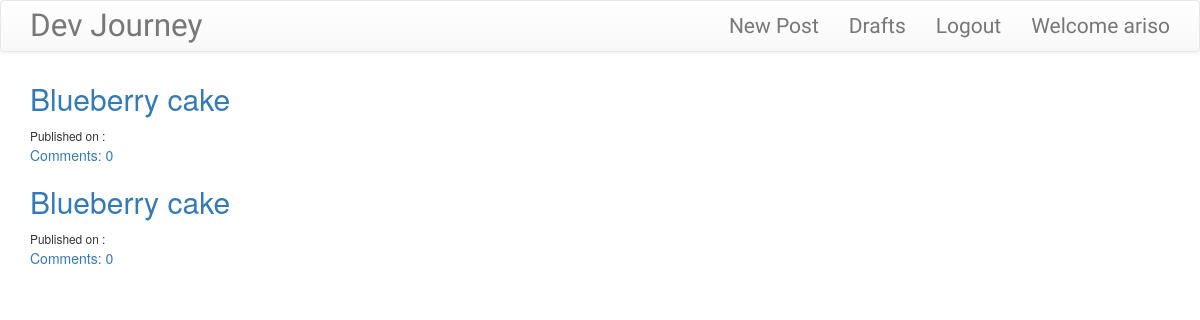
Page /drafts/ (signed in) on the committed database.
### dev/models.py (models this page shows, shortened)
class Post(models.Model):
    author = models.ForeignKey('auth.User')
    title = models.CharField(max_length=150)
    text = models.TextField()
    created_date = models.DateTimeField(default=timezone.now)
    published_date = models.DateTimeField(blank=True, null=True)
    def approve_comments(self):
        return self.comments.filter(approved_comment=True)

### dev/views.py (the view)
# urls.py: url(r'^drafts/$', views.DraftListView.as_view(), name='post_draft_list'),
class DraftListView(LoginRequiredMixin, ListView):
    login_url = '/login/'
    redirect_field_name = 'dev/post_list.html'
    model = Post
    def get_queryset(self):
        return Post.objects.filter(published_date__isnull= True).order_by('created_date')

### dev/templates/dev/post_list.html
{% extends 'dev/base.html' %}
{% block content %}
<div class="centerlist">
    {% for post in post_list %}
    <div class="post">
        <h2><a href="{% url 'post_detail' pk=post.pk %}">{{post.title}}</a></h2>
        <div class="date">
            <small>Published on : {{post.published|date:"D M Y"}}</small>
        </div>
        <a href="{% url 'post_detail' pk=post.pk %}">Comments: {{ post.approve_comments.count }}</a>
    </div>
    {% endfor %}
</div>
{% endblock %}

### dev/templates/dev/base.html (shortened to what this page needs)
<!DOCTYPE html>
{% load staticfiles %}
<html lang="en">
<head>
    <link rel="stylesheet" href="https://maxcdn.bootstrapcdn.com/bootstrap/3.3.7/css/bootstrap.min.css">
    <link rel="stylesheet" href="https://maxcdn.bootstrapcdn.com/bootstrap/3.3.7/css/bootstrap-theme.min.css">
    <link rel="stylesheet" href="//cdn.jsdelivr.net/npm/medium-editor@latest/dist/css/medium-editor.min.css" type="text/css" media="screen" charset="utf-8">
    <link rel="stylesheet" href="{% static 'css/styles.css' %}">
</head>
<body>
    <nav class=" navbar navbar-default techfont custom-navbar">
        <div class="container">
            <ul class="nav navbar-nav">
                <li><a class="navbar-brand bigbrand" href="{% url 'post_list' %}">Dev Journey</a></li>
            </ul>
            <ul class="nav navbar-nav navbar-right">
                {% if user.is_authenticated %}
                <li>
                    <a href="{% url 'post_new' %}">New Post</a>
                </li>
                <li>
                    <a href="{% url 'post_draft_list' %}">Drafts</a>
                </li>
                <li>
                    <a href="{% url 'logout' %}">Logout</a>
                </li>
                <li>
                    <a> Welcome {{ user.username }}</a>
                </li>
                {% else %}
                <li><a class="nav navbar-right" href="{% url 'login' %}"><span class="glyphicon glyphicon-user"> Login</span></a></li>
                {% endif %}
            </ul>
        </div>
    </nav>
    <div class="container content">
        <div class="row">
            <div class="col-md-8">
                <div class="devposts">
                    {% block content %}
                    {% endblock %}
                </div>
            </div>
        </div>
    </div>
</body>
</html>

### dev/static/css/styles.css (style rules this page uses)
.techfont { font-family: 'Handlee', cursive; font-size: 1.5em; margin-bottom: 10px; }
.bigbrand { font-size: 1.5em; }
.centerlist { margin-left: auto; margin-right: auto; }

### rows in the picture
Post: title "Blueberry cake", approve_comments.count "0"
Post: title "Blueberry cake", approve_comments.count "0"

### other values in the picture
{{ user.username }} "ariso"
